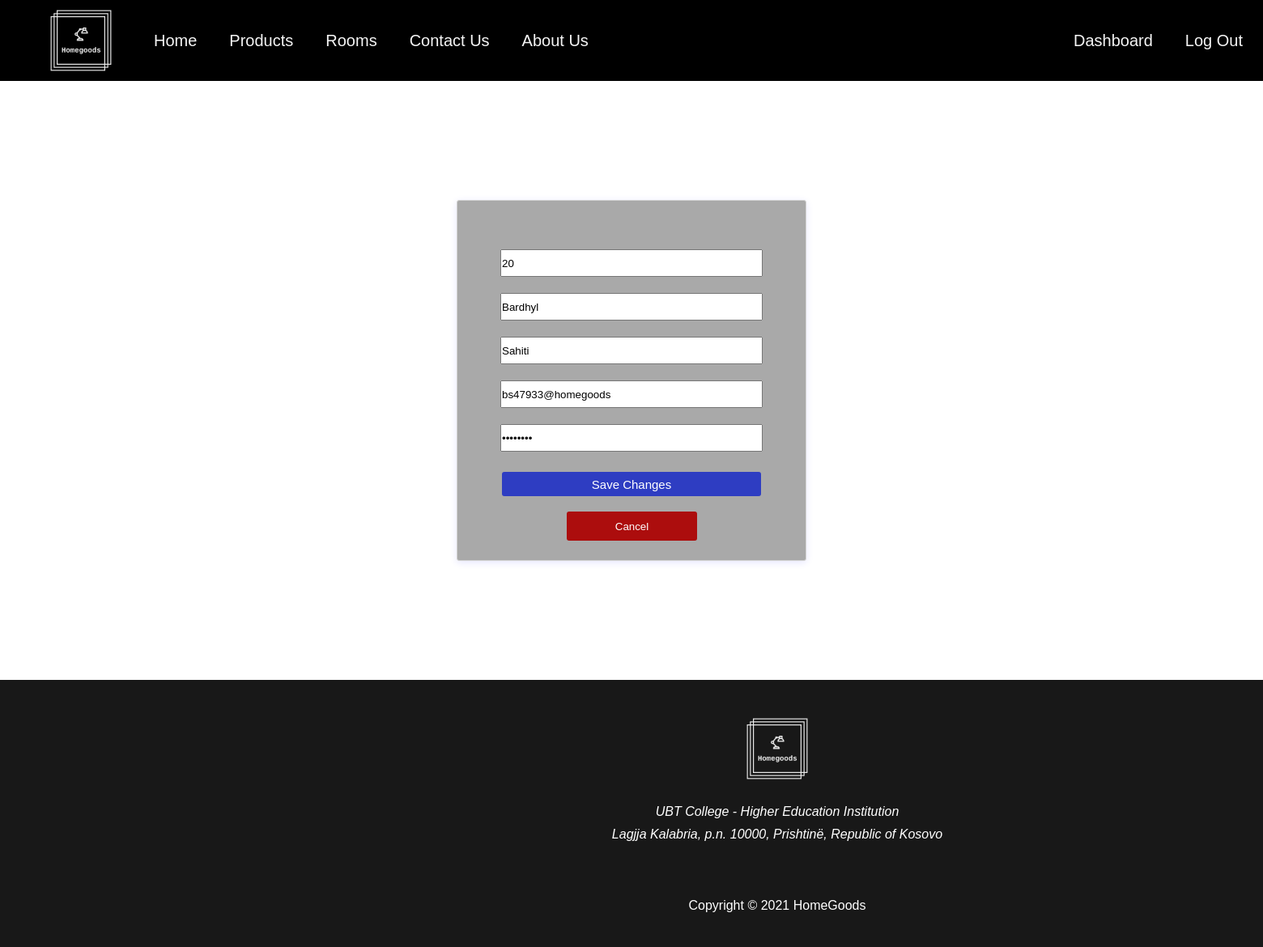
/views/edit-user.php?action=edit-user&user-id=20 (signed in), run on the app's committed database.
### tables this page shows
CREATE TABLE `users` (
  `id` int(11) NOT NULL,
  `first_name` varchar(255) NOT NULL,
  `last_name` varchar(255) NOT NULL,
  `email` varchar(255) NOT NULL,
  `password` varchar(255) NOT NULL,
  `time_created` timestamp NOT NULL DEFAULT current_timestamp(),
  `is_admin` smallint(1) DEFAULT NULL
);

### programLogic/Database.php (called while the page is built, shortened)
<?php
class DatabaseConfig {
    private $connection;
    private $host = "localhost";
    private $dbname = "homegoods";
    protected function getConnection(){
        return $this->connection;
    }
    private function createConnection(){
        try {
            $this->connection = new PDO("mysql:host=$this->host;dbname=$this->dbname", "root", "");
        } catch (PDOException $e) {
            print "Error!: " . $e->getMessage() . "<br/>";
            die();
        }
    }
}

### programLogic/UserMapper.php (called while the page is built, shortened)
<?php
require_once "Database.php";
class UserMapper extends DatabaseConfig {
    private $connection;
    public function __construct(){
        $this->connection = $this->getConnection();
    }
    public function getUserByID($id){
        $this->query = "select * from users where id=:id";
        $statement = $this->connection->prepare($this->query);
        $statement->bindParam(":id", $id);
        $statement->execute();
        $result = $statement->fetch(PDO::FETCH_ASSOC);
        return $result;
    }
}

### views/edit-user.php (the view, shortened to what this page needs)
<?php
include_once '../programLogic/UserMapper.php';
require '../programLogic/Authentication.php';
include '../components/header.php';
if(!empty($_SESSION['is_logged_in']) && isset($_SESSION['is_logged_in'])
    && $_SESSION['is_logged_in'] == 1 && $_SESSION['role'] == 1){
    $mapper = new UserMapper();
    if(isset($_GET['action']) && $_GET['action'] == 'edit-user'){
        $user = $mapper->getUserById($_GET['user-id']);
    }
?>
<!DOCTYPE html>
    <html>
    <head>
    <link rel="stylesheet" href="../css/dashboard.css">
    </head>
    <body>
    <div class="edit-user-main">
        <form method="POST" action="<?= $_SERVER['PHP_SELF'] ?>" class="edit-user-card">
            <input readonly type="text" name="id" value="<?= $user['id'] ?>">
            <input type="text" name="name" value="<?= $user['first_name'] ?>">
            <input type="text" name="lastname" value="<?= $user['last_name'] ?>">
            <input type="email" name="email" value="<?= $user['email'] ?>">
            <input type="password" name="pw" value="<?= $user['password'] ?>">
            <input class="button" type="submit" name="update-user-btn" value="Save Changes">
            <a href="dashboard.php?action=view-users">Cancel</a>
        </form>
    </div>
<?php } else {
    header("Location: index.php");
}
?>
<?php include '../components/footer.php'?>

### css/header.css (style rules this page uses)
* { margin: 0px; padding: 0px; }

### css/dashboard.css (style rules this page uses)
.edit-product-card a, .edit-user-card a { width: 150px; height: 25px; background-color: #ac0d0d; border-radius: 3px; color: #FFFFFF; cursor: pointer; font-size: 14px; font-weight: bold; margin: 4px; vertical-align: central; align-items: center; text-decoration: none; font: menu; display: inline-block; padding: 6px 5px 5px 6px; text-align: center; line-height: 25px; }
.button { width: 150px; height: 30px; background-color: #2e3dc2; border-radius: 3px; color: #FFFFFF; cursor: pointer; font-size: 15px; }
.edit-user-main { min-height:80vh; margin: 50px 0; display: flex; flex-direction: column; align-items: center; justify-content: center; }
.edit-user-card { background-color: rgba(102, 102, 102, 0.562); width: 400px; border-radius: 3px; display: flex; flex-direction: column; padding: 20px 15px; box-shadow: 0 2px 10px rgba(0, 0, 255, 0.1); align-items: center; border:0.1px solid lightgrey; }
.edit-user-card input[type=text], .edit-user-card input[type=email], .edit-user-card input[type=password], .edit-user-card input[type=submit] { width: 80%; margin: 10px 0; height: 30px; }
.edit-user-card input[type=submit] { margin: 15px 0; border: none; padding: 5px 0; cursor: pointer; }
.edit-user-card a, label { font-size: 10pt; }

### data on the page
users: id "20", name "Bardhyl", lastname "Sahiti", email "bs47933@homegoods"
